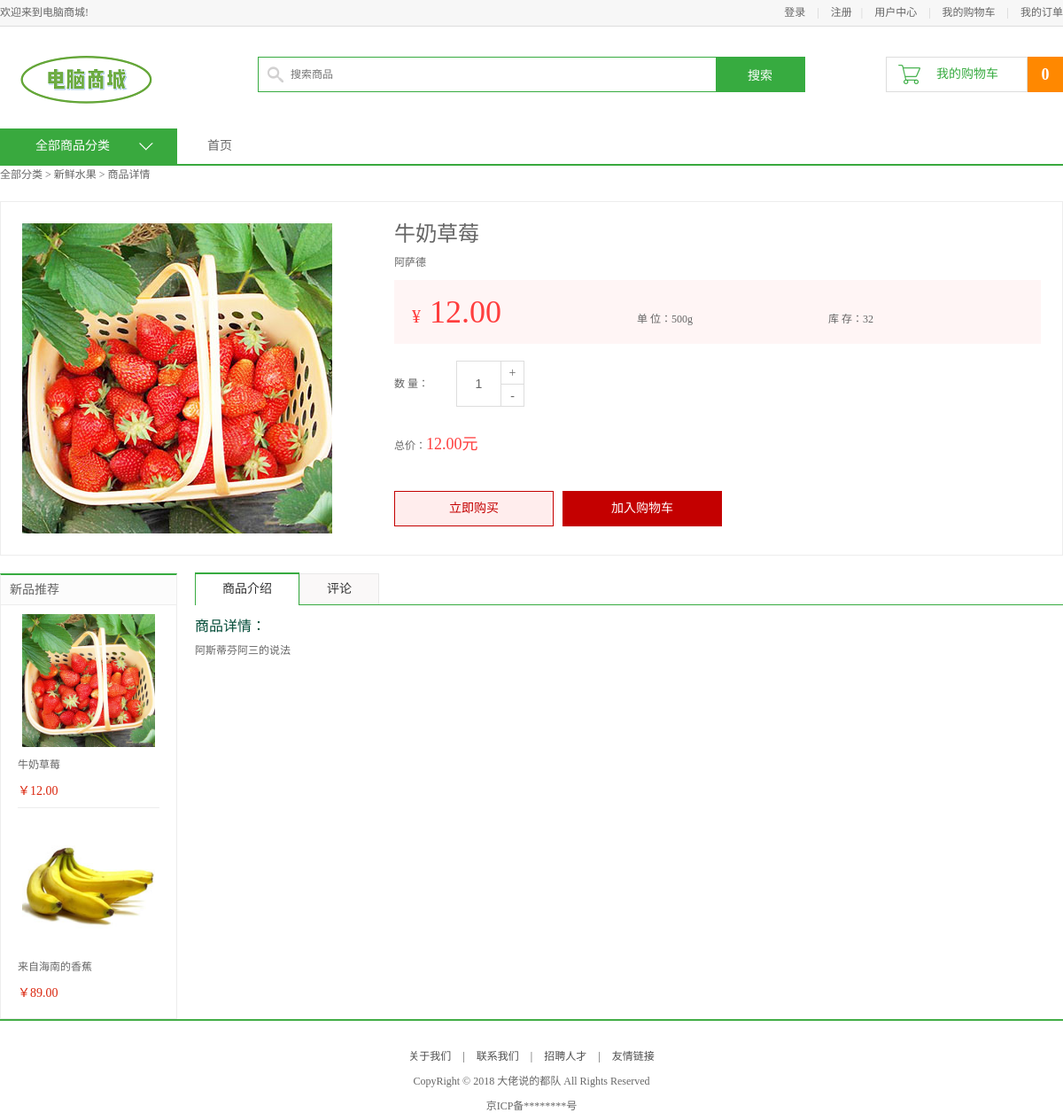
The page /18/ on the database as committed earlier.
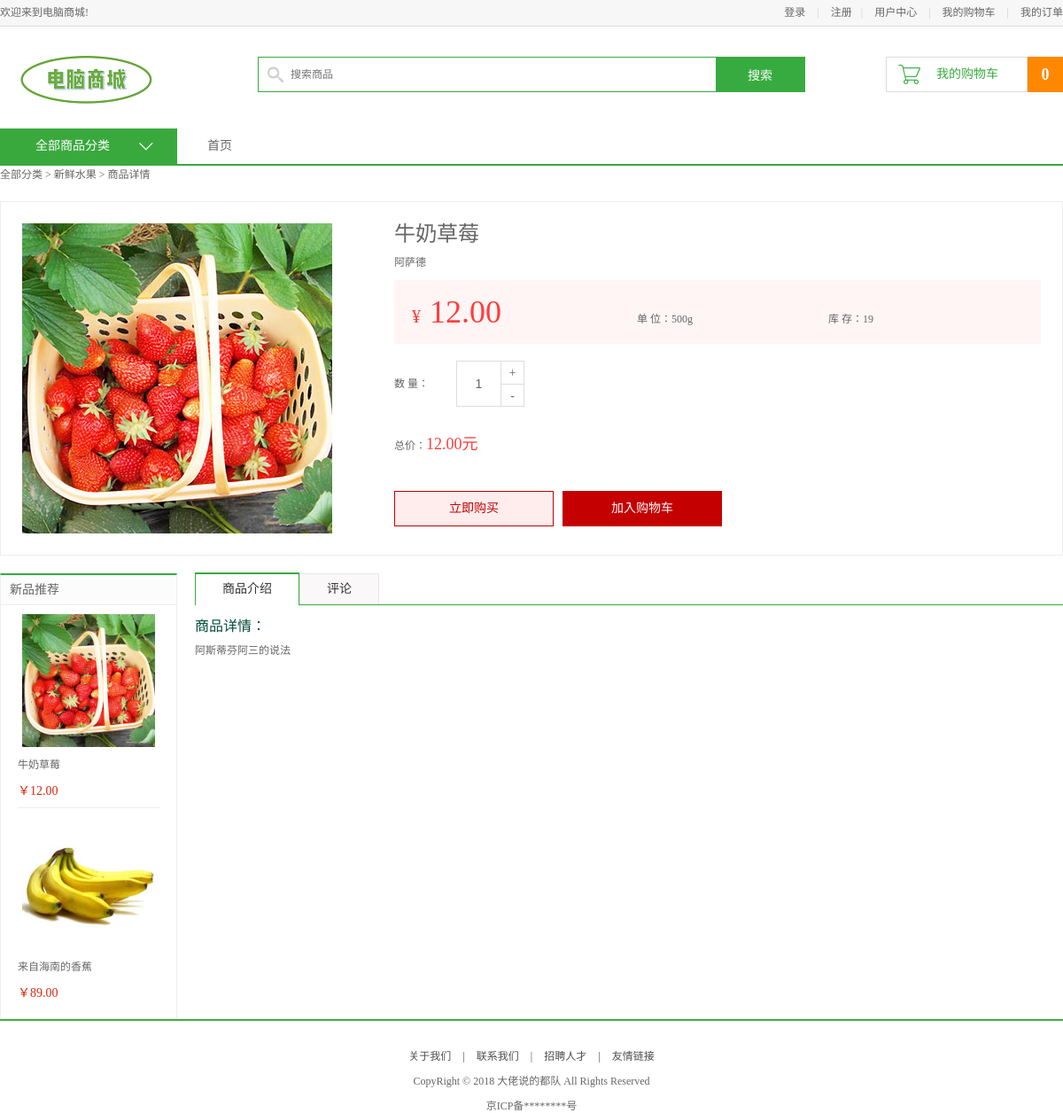
The same page on the database as committed later.
### apps/df_goods/models.py (models this page shows, shortened)
class TypeInfo(models.Model):
    isDelete = models.BooleanField(default=False)
    ttitle = models.CharField(max_length=20, verbose_name="分类")
    class Meta:
        verbose_name = "商品类型"
        verbose_name_plural = verbose_name

class GoodsInfo(models.Model):
    isDelete = models.BooleanField(default=False)  # 逻辑删除
    gtitle = models.CharField(max_length=20, verbose_name="商品名称", unique=True)
    gpic = models.ImageField(verbose_name='商品图片', upload_to='df_goods/image/%Y/%m', null=True, blank=True)  # 商品图片
    gprice = models.DecimalField(max_digits=5, decimal_places=2, verbose_name="商品价格")  # 商品价格小数位为两位，整数位为3位
    gunit = models.CharField(max_length=20, default='500g', verbose_name="单位重量")
    gclick = models.IntegerField(verbose_name="点击量", default=0, null=False)
    gjianjie = models.CharField(max_length=200, verbose_name="简介")
    gkucun = models.IntegerField(verbose_name="库存", default=0)
    gcontent = HTMLField(max_length=200, verbose_name="详情")
    gtype = models.ForeignKey(TypeInfo, on_delete=models.CASCADE, verbose_name="分类")  # 外键关联TypeInfo表
    class Meta:
        verbose_name = "商品"
        verbose_name_plural = verbose_name

### apps/df_goods/views.py (the view, shortened to what this page needs)
# urls.py: url('^(\d+)/$', views.detail, name="detail"),
def detail(request, gid):
    good_id = gid
    goods = GoodsInfo.objects.get(pk=int(good_id))
    goods.gclick = goods.gclick + 1  # 商品点击量
    goods.save()
    news = goods.gtype.goodsinfo_set.order_by('-id')[0:2]
    context = {
        'title': goods.gtype.ttitle,
        'guest_cart': 1,
        'cart_num': cart_count(request),
        'goods': goods,
        'news': news,
        'id': good_id,
    }
    response = render(request, 'df_goods/detail.html', context)
    return response

### apps/df_goods/views.py (called while the page is built)
def cart_count(request):
    if 'user_id' in request.session:
        return CartInfo.objects.filter(user_id=request.session['user_id']).count
    else:
        return 0

### templates/df_goods/detail.html (shortened to what this page needs)
{% extends 'df_goods/base.html' %}
{% block center_content %}
	<div class="goods_detail_con clearfix">
		<div class="goods_detail_pic fl"><img src="{{ MEDIA_URL }}{{ goods.gpic }}"></div>
		<div class="goods_detail_list fr">
			<h3>{{ goods.gtitle }}</h3>
			<p>{{ goods.gjianjie }}</p>
			<div class="prize_bar">
				<span class="show_pirze">¥<em id="gprice">{{ goods.gprice }}</em></span>
				<span class="show_unit">单  位：{{ goods.gunit }}</span>
				<span class="show_unit">库  存：<span class="goods_kucun">{{ goods.gkucun }}</span></span>
			</div>
			<div class="goods_num clearfix">
				<div class="num_name fl">数 量：</div>
				<div class="num_add fl">
					<input type="text" class="num_show fl" value="1">
					<a href="javascript:plus();" class="add fr">+</a>
					<a href="javascript:minus();" class="minus fr">-</a>
				</div>
			</div>
			<div class="total">总价：<em id="gtotal">{{ goods.gprice }}元</em></div>
			<div class="operate_btn">
                {% if request.session.user_name|default:'' != '' %}
                    <a href="javascript:;" class="buy_btn" id="buy_now">立即购买</a>
                {% else %}
                    <a href="{% url "df_user:login" %}" class="buy_btn">立即购买</a>
                {% endif %}
                {% if request.session.user_name|default:'' != '' %}
                    <a href="javascript:;" class="add_cart" id="add_cart">加入购物车</a>
                {% else %}
                    <a href="{% url "df_user:login" %}" class="add_cart" id="add_cart">加入购物车</a>
                {% endif %}
			</div>
		</div>
	</div>
	<div class="main_wrap clearfix">
		<div class="l_wrap fl clearfix">
			<div class="new_goods">
				<h3>新品推荐</h3>
				<ul>
                    {% for goods in news %}
					<li>
						<a href="/{{ goods.id }}"><img src="{{ MEDIA_URL }}{{ goods.gpic }}"></a>
						<h4><a href="#">{{ goods.gtitle }}</a></h4>
						<div class="prize">￥{{ goods.gprice }}</div>
					</li>
                    {%  endfor %}
                </ul>
			</div>
		</div>
		<div class="r_wrap fr clearfix">
			<ul class="detail_tab clearfix">
				<li class="active">商品介绍</li>
				<li >评论</li>
			</ul>
			<div class="tab_content">
				<dl>
					<dt>商品详情：</dt>
					<dd>{{ goods.gcontent|safe }}</dd>
				</dl>
			</div>
		</div>
	</div>
{% endblock center_content %}

### templates/df_goods/base.html (shortened to what this page needs)
{% extends 'base.html' %}
{% block center_body %}
    <div class="navbar_con">
		<div class="navbar clearfix">
			<div class="subnav_con fl">
				<h1>全部商品分类</h1>
				<span></span>
			</div>
			<ul class="navlist fl">
				<li><a href="{% url "df_goods:index" %}">首页</a></li>
			</ul>
		</div>
	</div>
	<div class="breadcrumb">
		全部分类 > {{ title }}
		{% if id|default:' ' != ' ' %}
        > 商品详情
		{% endif %}
	</div>
{% block center_content %}
{% endblock center_content %}
{% endblock center_body %}

### templates/base.html (shortened to what this page needs)
{% extends 'base_foot.html' %}
{% block body %}
    <div class="header_con">
		<div class="header">
			<div class="welcome fl">欢迎来到电脑商城!</div>
			<div class="fr">
                {% if request.session.user_name|default:'' != '' %}
				<div class="login_btn fl">欢迎您：<em>{{ request.session.user_name }}</em>
                    <span>|</span>
                    <em><a href="{% url "df_user:logout" %}">退出</a></em>
				</div>
                {% else %}
				<div class="login_btn fl">
					<a href="{% url "df_user:login" %}">登录</a>
					<span>|</span>
					<a href="{% url "df_user:register" %}">注册</a>
				</div>
                {% endif %}
				<div class="user_link fl">
					<span>|</span>
					<a href="{% url "df_user:info" %}">用户中心</a>
					<span>|</span>
					<a href="{% url "df_cart:cart" %}">我的购物车</a>
					<span>|</span>
					<a href="{% url "df_user:order" 1 %}">我的订单</a>
				</div>
			</div>
		</div>
	</div>
    <div class="search_bar clearfix">
		<a href="/" class="logo fl"><img src="/static/images/logo.png"></a>
		<div class="search_con fl">
			<input type="text" class="input_text fl" name="q" placeholder="搜索商品">
			<input type="button" class="input_btn fr" name="" value="搜索">
		</div>
        {% if guest_cart == 1 %}
            <div class="guest_cart fr">
                <a href="{% url "df_cart:cart" %}" class="cart_name fl">我的购物车</a>
                <div class="goods_count fl" id="show_count">{{ cart_num }}</div>
            </div>
        {% endif %}
	</div>
{% block center_body %}
{% endblock center_body %}
{% endblock body %}

### templates/base_foot.html (shortened to what this page needs)
<!DOCTYPE html PUBLIC "-//W3C//DTD XHTML 1.0 Transitional//EN" "http://www.w3.org/TR/xhtml1/DTD/xhtml1-transitional.dtd">
<html xmlns="http://www.w3.org/1999/xhtml" xml:lang="en">
{% load staticfiles %}
<head>
	<link rel="stylesheet" type="text/css" href="/static/css/reset.css">
	<link rel="stylesheet" type="text/css" href="/static/css/main.css">
</head>
<body>
{% block body %}{% endblock body %}
    <div class="footer no-mp">
		<div class="foot_link">
			<a href="https://github.com/weilanhanf/daily_fresh_demo">关于我们</a>
			<span>|</span>
			<a href="https://www.cnblogs.com/welan/">联系我们</a>
			<span>|</span>
			<a href="#">招聘人才</a>
			<span>|</span>
			<a href="#">友情链接</a>
		</div>
		<p>CopyRight © 2018 大佬说的都队 All Rights Reserved</p>
		<p>京ICP备********号</p>
	</div>
</body>
</html>

Rows that differ between the two databases and show on the page:
changed GoodsInfo "牛奶草莓": gkucun "32" → "19"
